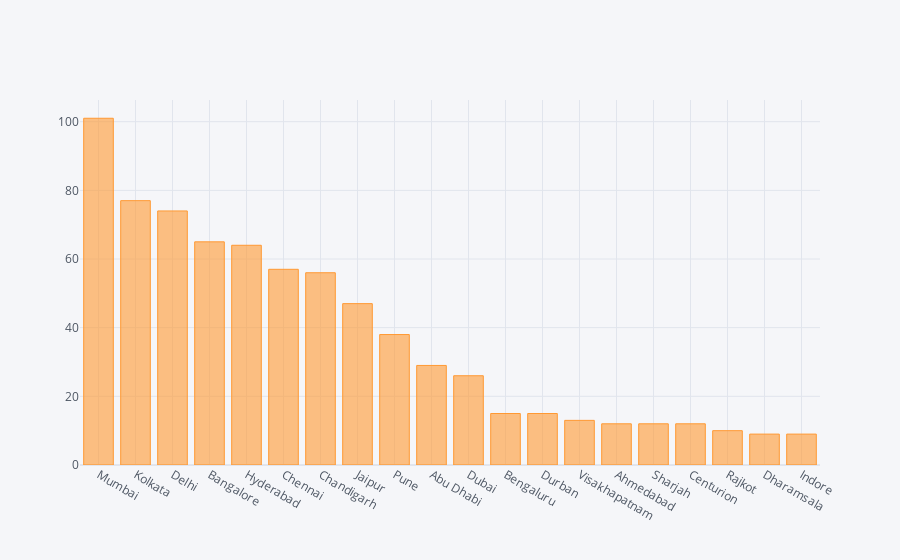

The code cell stored with this chart in its notebook:
### Code cell
city[:20].iplot(kind= 'bar')

### Figure 1 — Plotly figure (JSON) as saved in the notebook; plotly's stock layout.template omitted (floating-point values rounded to 4 significant figures)
{"data": [{"marker": {"color": "rgba(255, 153, 51, 0.6)", "line": {"color": "rgba(255, 153, 51, 1.0)", "width": 1}}, "name": "city", "orientation": "v", "text": "", "type": "bar", "x": ["Mumbai", "Kolkata", "Delhi", "Bangalore", "Hyderabad", "Chennai", "Chandigarh", "Jaipur", "Pune", "Abu Dhabi", "Dubai", "Bengaluru", "Durban", "Visakhapatnam", "Ahmedabad", "Sharjah", "Centurion", "Rajkot", "Dharamsala", "Indore"], "y": [101, 77, 74, 65, 64, 57, 56, 47, 38, 29, 26, 15, 15, 13, 12, 12, 12, 10, 9, 9]}], "layout": {"legend": {"bgcolor": "#F5F6F9", "font": {"color": "#4D5663"}}, "paper_bgcolor": "#F5F6F9", "plot_bgcolor": "#F5F6F9", "title": {"font": {"color": "#4D5663"}}, "xaxis": {"gridcolor": "#E1E5ED", "showgrid": true, "tickfont": {"color": "#4D5663"}, "title": {"font": {"color": "#4D5663"}, "text": ""}, "zerolinecolor": "#E1E5ED"}, "yaxis": {"gridcolor": "#E1E5ED", "showgrid": true, "tickfont": {"color": "#4D5663"}, "title": {"font": {"color": "#4D5663"}, "text": ""}, "zerolinecolor": "#E1E5ED"}}}
